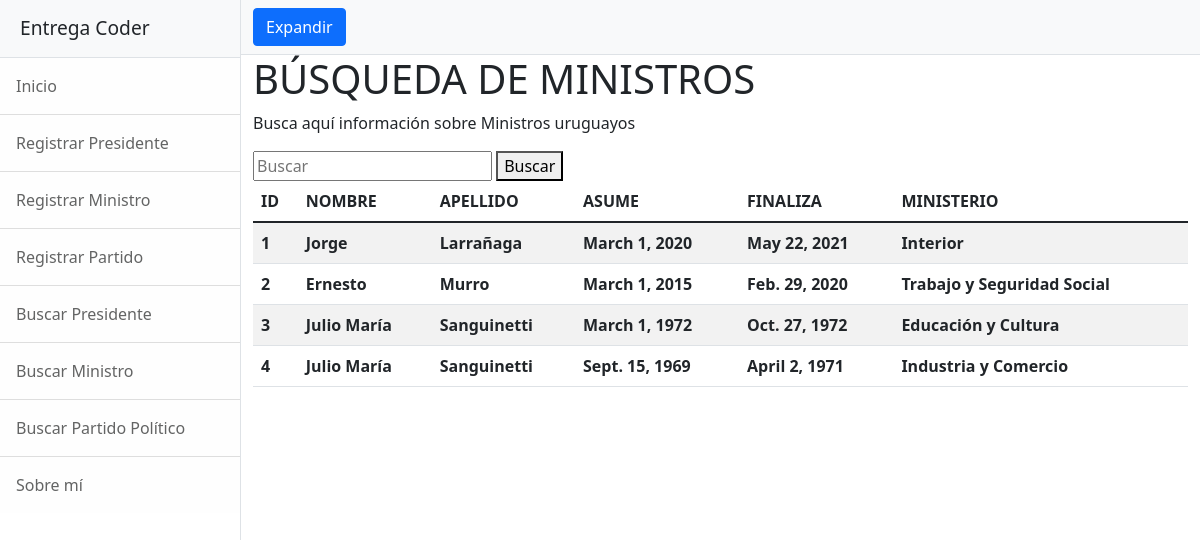
The app's page /data/sea_min/ with its own data.
### app_data/models.py (models this page shows)
class Ministro(models.Model):
    nombre = models.CharField(max_length=60)
    apellido = models.CharField(max_length=60)
    asume_cargo = models.DateField()
    deja_cargo = models.DateField()
    cartera = models.CharField(max_length=60)

### app_data/views.py (the view, shortened to what this page needs)
# urls.py: path('sea_min/', Form_Ministro_View.search_ministro, name='buscarministro'),
    def search_ministro(request):
        busqueda = request.GET.get('Buscar')
        registros = Ministro.objects.all()
        return render(request, 'app_data/reg_ministros.html',{'registros':registros})

### app_data/templates/app_data/reg_ministros.html
{% extends 'app_data/base.html' %}
{% block content %}
    <h1> BÚSQUEDA DE MINISTROS </h1>
    <p> Busca aquí información sobre Ministros uruguayos </p>
    <form method='GET'>
        <input type='text' placeholder='Buscar' name='Buscar' value='{{request.GET.busqueda}}'>
        <button type='submit'> Buscar </button>
    </form>
    <table class='table table-striped'>
        <thead>
            <tr>
                <th>ID</th>
                <th>NOMBRE</th>
                <th>APELLIDO</th>
                <th>ASUME</th>
                <th>FINALIZA</th>
                <th>MINISTERIO</th>
            </tr>
        </thead>
        <tbody>
            {% for i in registros %}
                <tr>
                    <th> {{i.id}}</th>
                    <th> {{i.nombre}}</th>
                    <th> {{i.apellido}}</th>
                    <th> {{i.asume_cargo}}</th>
                    <th> {{i.deja_cargo}}</th>
                    <th> {{i.cartera}}</th>
                </tr>
            {% endfor %}
        </tbody>
    </table>
{% endblock %}

### records on screen
Ministro: id "1", nombre "Jorge", apellido "Larrañaga", asume_cargo "March 1, 2020", deja_cargo "May 22, 2021", cartera "Interior"
Ministro: id "2", nombre "Ernesto", apellido "Murro", asume_cargo "March 1, 2015", deja_cargo "Feb. 29, 2020", cartera "Trabajo y Seguridad Social"
Ministro: id "3", nombre "Julio María", apellido "Sanguinetti", asume_cargo "March 1, 1972", deja_cargo "Oct. 27, 1972", cartera "Educación y Cultura"
Ministro: id "4", nombre "Julio María", apellido "Sanguinetti", asume_cargo "Sept. 15, 1969", deja_cargo "April 2, 1971", cartera "Industria y Comercio"
